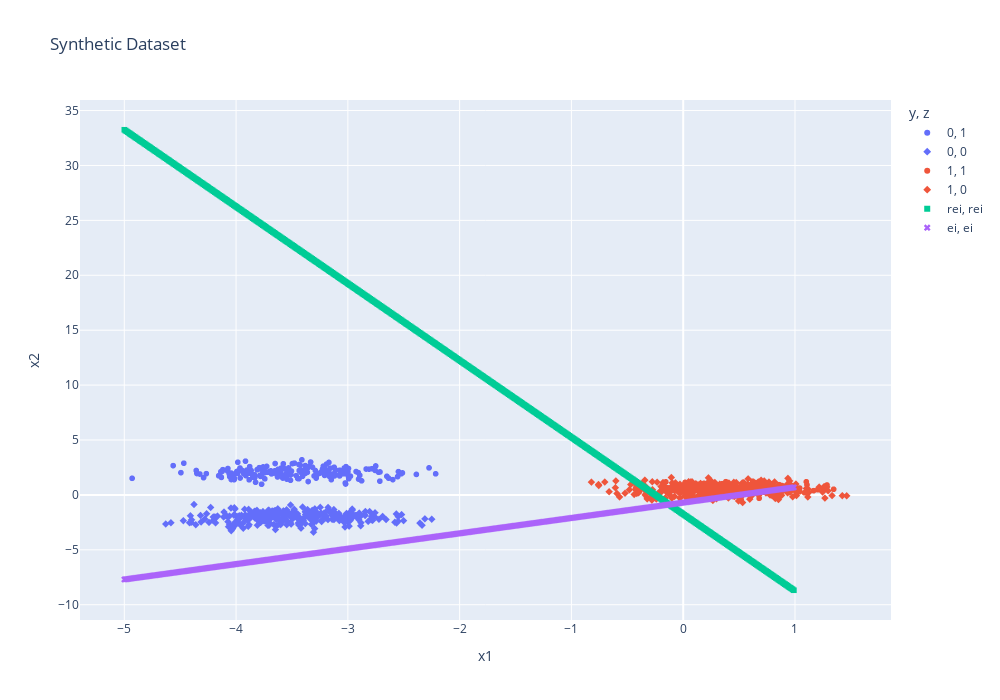

Source (notebook cell):
### Code cell
data[['y', 'z']] = data[['y', 'z']].astype('str')
px.scatter(data, x='x1', y='x2', color='y', symbol='z', width=1000, height=700, title=f'{dataset.name.capitalize()} Dataset')

### Figure 1 — Plotly figure (JSON) as saved in the notebook; plotly's stock layout.template omitted (floating-point values rounded to 4 significant figures; data arrays with more than 128 entries replaced by an {"elided": "..."} marker saying what was removed)
{"data": [{"hovertemplate": "y=0<br>z=1<br>x1=%{x}<br>x2=%{y}<extra></extra>", "legendgroup": "0, 1", "marker": {"color": "#636efa", "symbol": "circle"}, "mode": "markers", "name": "0, 1", "showlegend": true, "type": "scattergl", "x": {"elided": "191 float values"}, "xaxis": "x", "y": {"elided": "191 float values"}, "yaxis": "y"}, {"hovertemplate": "y=0<br>z=0<br>x1=%{x}<br>x2=%{y}<extra></extra>", "legendgroup": "0, 0", "marker": {"color": "#636efa", "symbol": "diamond"}, "mode": "markers", "name": "0, 0", "showlegend": true, "type": "scattergl", "x": {"elided": "296 float values"}, "xaxis": "x", "y": {"elided": "296 float values"}, "yaxis": "y"}, {"hovertemplate": "y=1<br>z=1<br>x1=%{x}<br>x2=%{y}<extra></extra>", "legendgroup": "1, 1", "marker": {"color": "#EF553B", "symbol": "circle"}, "mode": "markers", "name": "1, 1", "showlegend": true, "type": "scattergl", "x": {"elided": "204 float values"}, "xaxis": "x", "y": {"elided": "204 float values"}, "yaxis": "y"}, {"hovertemplate": "y=1<br>z=0<br>x1=%{x}<br>x2=%{y}<extra></extra>", "legendgroup": "1, 0", "marker": {"color": "#EF553B", "symbol": "diamond"}, "mode": "markers", "name": "1, 0", "showlegend": true, "type": "scattergl", "x": {"elided": "309 float values"}, "xaxis": "x", "y": {"elided": "309 float values"}, "yaxis": "y"}, {"hovertemplate": "y=rei<br>z=rei<br>x1=%{x}<br>x2=%{y}<extra></extra>", "legendgroup": "rei, rei", "marker": {"color": "#00cc96", "symbol": "square"}, "mode": "markers", "name": "rei, rei", "showlegend": true, "type": "scattergl", "x": {"elided": "600 float values"}, "xaxis": "x", "y": {"elided": "600 float values"}, "yaxis": "y"}, {"hovertemplate": "y=ei<br>z=ei<br>x1=%{x}<br>x2=%{y}<extra></extra>", "legendgroup": "ei, ei", "marker": {"color": "#ab63fa", "symbol": "x"}, "mode": "markers", "name": "ei, ei", "showlegend": true, "type": "scattergl", "x": {"elided": "600 float values"}, "xaxis": "x", "y": {"elided": "600 float values"}, "yaxis": "y"}], "layout": {"height": 700, "legend": {"title": {"text": "y, z"}, "tracegroupgap": 0}, "title": {"text": "Synthetic Dataset"}, "width": 1000, "xaxis": {"anchor": "y", "domain": [0, 1], "title": {"text": "x1"}}, "yaxis": {"anchor": "x", "domain": [0, 1], "title": {"text": "x2"}}}}
